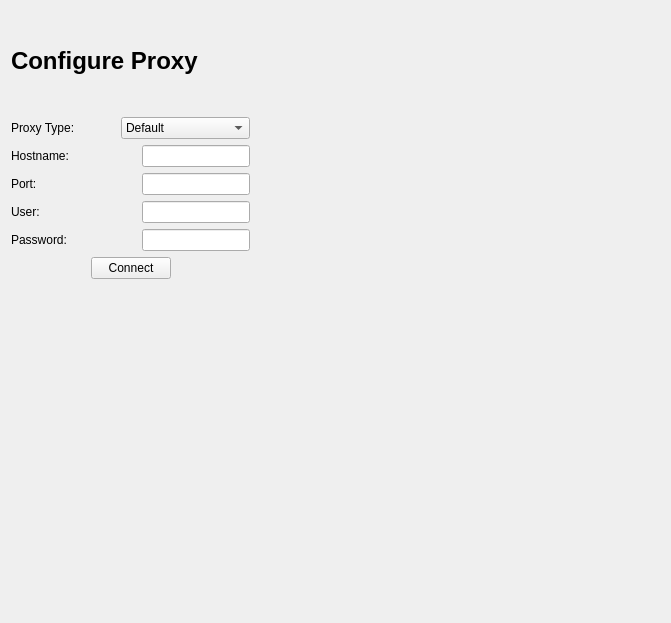
      <widget class="QWidget" name="page_37">
       <layout class="QGridLayout" name="gridLayout_37">
        <item row="0" column="0" colspan="2">
         <widget class="QLabel" name="label_103">
          <property name="minimumSize">
           <size>
            <width>0</width>
            <height>100</height>
           </size>
          </property>
          <property name="text">
           <string>&lt;html&gt;&lt;head/&gt;&lt;body&gt;&lt;p&gt;&lt;span style=&quot; font-size:xx-large; font-weight:600;&quot;&gt;Configure Proxy&lt;/span&gt;&lt;/p&gt;&lt;/body&gt;&lt;/html&gt;</string>
          </property>
          <property name="wordWrap">
           <bool>true</bool>
          </property>
         </widget>
        </item>
        <item row="1" column="0">
         <layout class="QVBoxLayout" name="verticalLayout_58">
          <item>
           <layout class="QVBoxLayout" name="verticalLayout_57">
            <item>
             <layout class="QHBoxLayout" name="horizontalLayout_72">
              <item>
               <widget class="QLabel" name="label_80">
                <property name="text">
                 <string>Proxy Type:</string>
                </property>
               </widget>
              </item>
              <item>
               <spacer name="horizontalSpacer_48">
                <property name="orientation">
                 <enum>Qt::Horizontal</enum>
                </property>
                <property name="sizeHint" stdset="0">
                 <size>
                  <width>40</width>
                  <height>20</height>
                 </size>
                </property>
               </spacer>
              </item>
              <item>
               <widget class="QComboBox" name="proxyType">
                <item>
                 <property name="text">
                  <string>Default</string>
                 </property>
                </item>
                <item>
                 <property name="text">
                  <string>Socks5</string>
                 </property>
                </item>
                <item>
                 <property name="text">
                  <string>NoProxy</string>
                 </property>
                </item>
                <item>
                 <property name="text">
                  <string>HttpProxy</string>
                 </property>
                </item>
                <item>
                 <property name="text">
                  <string>HttpCachingProxy</string>
                 </property>
                </item>
                <item>
                 <property name="text">
                  <string>FtpCachingProxy</string>
                 </property>
                </item>
               </widget>
              </item>
             </layout>
            </item>
            <item>
             <layout class="QHBoxLayout" name="horizontalLayout_92">
              <item>
               <widget class="QLabel" name="label_81">
                <property name="text">
                 <string>Hostname:</string>
                </property>
               </widget>
              </item>
              <item>
               <spacer name="horizontalSpacer_86">
                <property name="orientation">
                 <enum>Qt::Horizontal</enum>
                </property>
                <property name="sizeHint" stdset="0">
                 <size>
                  <width>40</width>
                  <height>20</height>
                 </size>
                </property>
               </spacer>
              </item>
              <item>
               <widget class="QLineEdit" name="proxyHost">
                <property name="maximumSize">
                 <size>
                  <width>155</width>
                  <height>16777215</height>
                 </size>
                </property>
               </widget>
              </item>
             </layout>
            </item>
            <item>
             <layout class="QHBoxLayout" name="horizontalLayout_99">
              <item>
               <widget class="QLabel" name="label_104">
                <property name="text">
                 <string>Port:</string>
                </property>
               </widget>
              </item>
              <item>
               <spacer name="horizontalSpacer_87">
                <property name="orientation">
                 <enum>Qt::Horizontal</enum>
                </property>
                <property name="sizeHint" stdset="0">
                 <size>
                  <width>40</width>
                  <height>20</height>
                 </size>
                </property>
               </spacer>
              </item>
              <item>
               <widget class="QLineEdit" name="proxyPort">
                <property name="maximumSize">
                 <size>
                  <width>155</width>
                  <height>16777215</height>
                 </size>
                </property>
               </widget>
              </item>
             </layout>
            </item>
            <item>
             <layout class="QHBoxLayout" name="horizontalLayout_100">
              <item>
               <widget class="QLabel" name="label_105">
                <property name="text">
                 <string>User:</string>
                </property>
               </widget>
              </item>
              <item>
               <spacer name="horizontalSpacer_88">
                <property name="orientation">
                 <enum>Qt::Horizontal</enum>
                </property>
                <property name="sizeHint" stdset="0">
                 <size>
                  <width>40</width>
                  <height>20</height>
                 </size>
                </property>
               </spacer>
              </item>
              <item>
               <widget class="QLineEdit" name="proxyUser">
                <property name="maximumSize">
                 <size>
                  <width>155</width>
                  <height>16777215</height>
                 </size>
                </property>
               </widget>
              </item>
             </layout>
            </item>
            <item>
             <layout class="QHBoxLayout" name="horizontalLayout_101">
              <item>
               <widget class="QLabel" name="label_106">
                <property name="text">
                 <string>Password:</string>
                </property>
               </widget>
              </item>
              <item>
               <spacer name="horizontalSpacer_89">
                <property name="orientation">
                 <enum>Qt::Horizontal</enum>
                </property>
                <property name="sizeHint" stdset="0">
                 <size>
                  <width>40</width>
                  <height>20</height>
                 </size>
                </property>
               </spacer>
              </item>
              <item>
               <widget class="QLineEdit" name="proxyPassword">
                <property name="maximumSize">
                 <size>
                  <width>155</width>
                  <height>16777215</height>
                 </size>
                </property>
                <property name="echoMode">
                 <enum>QLineEdit::Password</enum>
                </property>
               </widget>
              </item>
             </layout>
            </item>
           </layout>
          </item>
          <item>
           <layout class="QHBoxLayout" name="horizontalLayout_102">
            <item>
             <spacer name="horizontalSpacer_90">
              <property name="orientation">
               <enum>Qt::Horizontal</enum>
              </property>
              <property name="sizeHint" stdset="0">
               <size>
                <width>40</width>
                <height>20</height>
               </size>
              </property>
             </spacer>
            </item>
            <item>
             <widget class="QPushButton" name="cmdProxyConnect">
              <property name="text">
               <string>Connect</string>
              </property>
             </widget>
            </item>
            <item>
             <spacer name="horizontalSpacer_91">
              <property name="orientation">
               <enum>Qt::Horizontal</enum>
              </property>
              <property name="sizeHint" stdset="0">
               <size>
                <width>40</width>
                <height>20</height>
               </size>
              </property>
             </spacer>
            </item>
           </layout>
          </item>
         </layout>
        </item>
        <item row="1" column="1">
         <spacer name="horizontalSpacer_92">
          <property name="orientation">
           <enum>Qt::Horizontal</enum>
          </property>
          <property name="sizeHint" stdset="0">
           <size>
            <width>404</width>
            <height>20</height>
           </size>
          </property>
         </spacer>
        </item>
        <item row="2" column="0">
         <spacer name="verticalSpacer_15">
          <property name="orientation">
           <enum>Qt::Vertical</enum>
          </property>
          <property name="sizeHint" stdset="0">
           <size>
            <width>20</width>
            <height>333</height>
           </size>
          </property>
         </spacer>
        </item>
       </layout>
      </widget>
